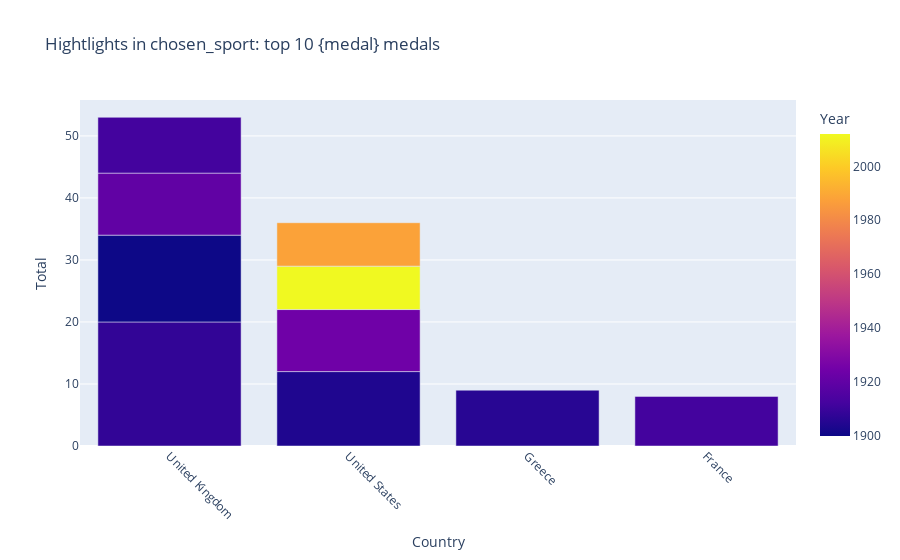

Notebook cell for this chart:
### Code cell
fig2 = px.bar(dff_sort, x=dff_sort["Country"], y=medal, color="Year",
    title="Hightlights in chosen_sport: top 10 {medal} medals",
    labels={"value":"Number of medals", "variable":"Country"}
    )
fig2.update_layout(barmode='group', xaxis_tickangle=45)
fig2.show()

### Figure 1 — Plotly figure (JSON) as saved in the notebook; plotly's stock layout.template omitted (floating-point values rounded to 4 significant figures)
{"data": [{"alignmentgroup": "True", "hovertemplate": "Country=%{x}<br>Total=%{y}<br>Year=%{marker.color}<extra></extra>", "legendgroup": "", "marker": {"color": [1908, 1900, 1904, 1924, 1920, 1906, 1912, 1912, 2012, 1988], "coloraxis": "coloraxis", "pattern": {"shape": ""}}, "name": "", "offsetgroup": "", "orientation": "v", "showlegend": false, "textposition": "auto", "type": "bar", "x": ["United Kingdom", "United Kingdom", "United States", "United States", "United Kingdom", "Greece", "United Kingdom", "France", "United States", "United States"], "xaxis": "x", "y": [20, 14, 12, 10, 10, 9, 9, 8, 7, 7], "yaxis": "y"}], "layout": {"barmode": "group", "coloraxis": {"colorbar": {"title": {"text": "Year"}}, "colorscale": [[0, "#0d0887"], [0.1111, "#46039f"], [0.2222, "#7201a8"], [0.3333, "#9c179e"], [0.4444, "#bd3786"], [0.5556, "#d8576b"], [0.6667, "#ed7953"], [0.7778, "#fb9f3a"], [0.8889, "#fdca26"], [1, "#f0f921"]]}, "legend": {"tracegroupgap": 0}, "title": {"text": "Hightlights in chosen_sport: top 10 {medal} medals"}, "xaxis": {"anchor": "y", "domain": [0, 1], "tickangle": 45, "title": {"text": "Country"}}, "yaxis": {"anchor": "x", "domain": [0, 1], "title": {"text": "Total"}}}}
